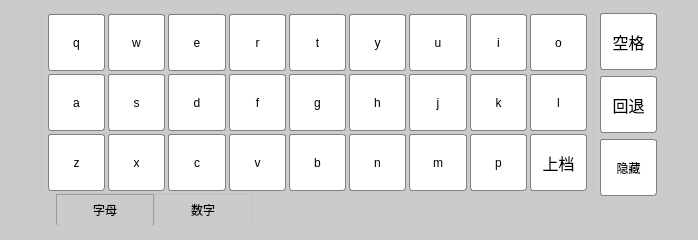
<?xml version="1.0" encoding="UTF-8"?>
<ui version="4.0">
 <class>DeVirtualKeyboradWidget</class>
 <widget class="QWidget" name="DeVirtualKeyboradWidget">
  <property name="geometry">
   <rect>
    <x>0</x>
    <y>0</y>
    <width>698</width>
    <height>240</height>
   </rect>
  </property>
  <property name="maximumSize">
   <size>
    <width>16777215</width>
    <height>16777215</height>
   </size>
  </property>
  <property name="windowTitle">
   <string>DeVirtualKeyboradWidget</string>
  </property>
  <property name="styleSheet">
   <string notr="true">background-color: rgb(203, 203, 203);
</string>
  </property>
  <layout class="QGridLayout" name="gridLayout_4">
   <property name="topMargin">
    <number>0</number>
   </property>
   <property name="bottomMargin">
    <number>0</number>
   </property>
   <item row="0" column="1">
    <spacer name="verticalSpacer_2">
     <property name="orientation">
      <enum>Qt::Vertical</enum>
     </property>
     <property name="sizeHint" stdset="0">
      <size>
       <width>20</width>
       <height>157</height>
      </size>
     </property>
    </spacer>
   </item>
   <item row="1" column="0">
    <spacer name="horizontalSpacer_2">
     <property name="orientation">
      <enum>Qt::Horizontal</enum>
     </property>
     <property name="sizeHint" stdset="0">
      <size>
       <width>155</width>
       <height>20</height>
      </size>
     </property>
    </spacer>
   </item>
   <item row="1" column="1" rowspan="2">
    <widget class="QWidget" name="widget" native="true">
     <property name="styleSheet">
      <string notr="true">QPushButton
{
background-color: rgb(255, 255, 255);
border:1px solid gray;
border-radius:3px;
min-width:55px;
min-height:55px;
font: 26pt &quot;黑体&quot;;
}

QPushButton::pressed
{
	background-color: rgb(85, 170, 255);
    border:2px solid gray;
    border-radius:3px;
}</string>
     </property>
     <layout class="QGridLayout" name="gridLayout_2">
      <property name="margin">
       <number>0</number>
      </property>
      <item row="0" column="0" rowspan="4">
       <widget class="QTabWidget" name="tabWidget">
        <property name="styleSheet">
         <string notr="true">QPushButton
{
background-color: rgb(255, 255, 255);
border:1px solid gray;
border-radius:3px;
min-width:55px;
min-height:55px;
font: 26pt &quot;宋体&quot;;
}


QPushButton::pressed
{
	background-color: rgb(85, 170, 255);
    border:2px solid gray;
    border-radius:3px;
}

 QTabWidget::pane { /* The tab widget frame */
     border: 1px solid #C2C7CB;
 }

 QTabWidget::tab-bar {
     left: 15px;
 }

 /* Style the tab using the tab sub-control. Note that
     it reads QTabBar _not_ QTabWidget */
 QTabBar::tab {
     background: qlineargradient(x1: 0, y1: 0, x2: 0, y2: 1,
                                 stop: 0 #E1E1E1, stop: 0.4 #DDDDDD,
                                 stop: 0.5 #D8D8D8, stop: 1.0 #D3D3D3);
     border: 1px solid #C4C4C3;
     border-bottom-color: #C2C7CB; /* same as the pane color */
     border-bottom-left-radius: 3px;
     border-bottom-right-radius: 3px;
     min-width: 80px;
     padding: 8px;
 }

 QTabBar::tab:selected, QTabBar::tab:hover {
     background: qlineargradient(x1: 0, y1: 0, x2: 0, y2: 1,
                                 stop: 0 #fafafa, stop: 0.4 #f4f4f4,
                                 stop: 0.5 #e7e7e7, stop: 1.0 #fafafa);
 }

 QTabBar::tab:selected {
     border-color: #9B9B9B;
     border-bottom-color: #C2C7CB; /* same as pane color */
 }
</string>
        </property>
        <property name="tabPosition">
         <enum>QTabWidget::South</enum>
        </property>
        <property name="tabShape">
         <enum>QTabWidget::Rounded</enum>
        </property>
        <property name="currentIndex">
         <number>0</number>
        </property>
        <property name="elideMode">
         <enum>Qt::ElideNone</enum>
        </property>
        <widget class="QWidget" name="tab">
         <attribute name="title">
          <string>字母</string>
         </attribute>
         <layout class="QGridLayout" name="gridLayout">
          <property name="leftMargin">
           <number>6</number>
          </property>
          <property name="topMargin">
           <number>0</number>
          </property>
          <property name="rightMargin">
           <number>6</number>
          </property>
          <property name="bottomMargin">
           <number>0</number>
          </property>
          <property name="spacing">
           <number>3</number>
          </property>
          <item row="0" column="0">
           <widget class="QPushButton" name="pushButton">
            <property name="text">
             <string>q</string>
            </property>
            <attribute name="buttonGroup">
             <string notr="true">charButtonGroup</string>
            </attribute>
           </widget>
          </item>
          <item row="0" column="1">
           <widget class="QPushButton" name="pushButton_2">
            <property name="text">
             <string>w</string>
            </property>
            <attribute name="buttonGroup">
             <string notr="true">charButtonGroup</string>
            </attribute>
           </widget>
          </item>
          <item row="0" column="2">
           <widget class="QPushButton" name="pushButton_3">
            <property name="text">
             <string>e</string>
            </property>
            <attribute name="buttonGroup">
             <string notr="true">charButtonGroup</string>
            </attribute>
           </widget>
          </item>
          <item row="0" column="3">
           <widget class="QPushButton" name="pushButton_4">
            <property name="text">
             <string>r</string>
            </property>
            <attribute name="buttonGroup">
             <string notr="true">charButtonGroup</string>
            </attribute>
           </widget>
          </item>
          <item row="0" column="4">
           <widget class="QPushButton" name="pushButton_5">
            <property name="text">
             <string>t</string>
            </property>
            <attribute name="buttonGroup">
             <string notr="true">charButtonGroup</string>
            </attribute>
           </widget>
          </item>
          <item row="0" column="5">
           <widget class="QPushButton" name="pushButton_6">
            <property name="text">
             <string>y</string>
            </property>
            <attribute name="buttonGroup">
             <string notr="true">charButtonGroup</string>
            </attribute>
           </widget>
          </item>
          <item row="0" column="6">
           <widget class="QPushButton" name="pushButton_7">
            <property name="text">
             <string>u</string>
            </property>
            <attribute name="buttonGroup">
             <string notr="true">charButtonGroup</string>
            </attribute>
           </widget>
          </item>
          <item row="0" column="7">
           <widget class="QPushButton" name="pushButton_8">
            <property name="text">
             <string>i</string>
            </property>
            <attribute name="buttonGroup">
             <string notr="true">charButtonGroup</string>
            </attribute>
           </widget>
          </item>
          <item row="0" column="8">
           <widget class="QPushButton" name="pushButton_9">
            <property name="text">
             <string>o</string>
            </property>
            <attribute name="buttonGroup">
             <string notr="true">charButtonGroup</string>
            </attribute>
           </widget>
          </item>
          <item row="1" column="0">
           <widget class="QPushButton" name="pushButton_11">
            <property name="text">
             <string>a</string>
            </property>
            <attribute name="buttonGroup">
             <string notr="true">charButtonGroup</string>
            </attribute>
           </widget>
          </item>
          <item row="1" column="1">
           <widget class="QPushButton" name="pushButton_12">
            <property name="text">
             <string>s</string>
            </property>
            <attribute name="buttonGroup">
             <string notr="true">charButtonGroup</string>
            </attribute>
           </widget>
          </item>
          <item row="1" column="2">
           <widget class="QPushButton" name="pushButton_13">
            <property name="text">
             <string>d</string>
            </property>
            <attribute name="buttonGroup">
             <string notr="true">charButtonGroup</string>
            </attribute>
           </widget>
          </item>
          <item row="1" column="3">
           <widget class="QPushButton" name="pushButton_14">
            <property name="text">
             <string>f</string>
            </property>
            <attribute name="buttonGroup">
             <string notr="true">charButtonGroup</string>
            </attribute>
           </widget>
          </item>
          <item row="1" column="4">
           <widget class="QPushButton" name="pushButton_29">
            <property name="text">
             <string>g</string>
            </property>
            <attribute name="buttonGroup">
             <string notr="true">charButtonGroup</string>
            </attribute>
           </widget>
          </item>
          <item row="1" column="5">
           <widget class="QPushButton" name="pushButton_30">
            <property name="text">
             <string>h</string>
            </property>
            <attribute name="buttonGroup">
             <string notr="true">charButtonGroup</string>
            </attribute>
           </widget>
          </item>
          <item row="1" column="6">
           <widget class="QPushButton" name="pushButton_31">
            <property name="text">
             <string>j</string>
            </property>
            <attribute name="buttonGroup">
             <string notr="true">charButtonGroup</string>
            </attribute>
           </widget>
          </item>
          <item row="1" column="7">
           <widget class="QPushButton" name="pushButton_32">
            <property name="text">
             <string>k</string>
            </property>
            <attribute name="buttonGroup">
             <string notr="true">charButtonGroup</string>
            </attribute>
           </widget>
          </item>
          <item row="1" column="8">
           <widget class="QPushButton" name="pushButton_33">
            <property name="text">
             <string>l</string>
            </property>
            <attribute name="buttonGroup">
             <string notr="true">charButtonGroup</string>
            </attribute>
           </widget>
          </item>
          <item row="2" column="0">
           <widget class="QPushButton" name="pushButton_34">
            <property name="text">
             <string>z</string>
            </property>
            <attribute name="buttonGroup">
             <string notr="true">charButtonGroup</string>
            </attribute>
           </widget>
          </item>
          <item row="2" column="1">
           <widget class="QPushButton" name="pushButton_35">
            <property name="text">
             <string>x</string>
            </property>
            <attribute name="buttonGroup">
             <string notr="true">charButtonGroup</string>
            </attribute>
           </widget>
          </item>
          <item row="2" column="2">
           <widget class="QPushButton" name="pushButton_36">
            <property name="text">
             <string>c</string>
            </property>
            <attribute name="buttonGroup">
             <string notr="true">charButtonGroup</string>
            </attribute>
           </widget>
          </item>
          <item row="2" column="3">
           <widget class="QPushButton" name="pushButton_37">
            <property name="text">
             <string>v</string>
            </property>
            <attribute name="buttonGroup">
             <string notr="true">charButtonGroup</string>
            </attribute>
           </widget>
          </item>
          <item row="2" column="4">
           <widget class="QPushButton" name="pushButton_38">
            <property name="text">
             <string>b</string>
            </property>
            <attribute name="buttonGroup">
             <string notr="true">charButtonGroup</string>
            </attribute>
           </widget>
          </item>
          <item row="2" column="5">
           <widget class="QPushButton" name="pushButton_39">
            <property name="text">
             <string>n</string>
            </property>
            <attribute name="buttonGroup">
             <string notr="true">charButtonGroup</string>
            </attribute>
           </widget>
          </item>
          <item row="2" column="6">
           <widget class="QPushButton" name="pushButton_40">
            <property name="text">
             <string>m</string>
            </property>
            <attribute name="buttonGroup">
             <string notr="true">charButtonGroup</string>
            </attribute>
           </widget>
          </item>
          <item row="2" column="7">
           <widget class="QPushButton" name="pushButton_10">
            <property name="text">
             <string>p</string>
            </property>
            <attribute name="buttonGroup">
             <string notr="true">charButtonGroup</string>
            </attribute>
           </widget>
          </item>
          <item row="2" column="8">
           <widget class="QPushButton" name="shiftBtn">
            <property name="font">
             <font>
              <family>Times New Roman</family>
              <pointsize>12</pointsize>
              <weight>9</weight>
              <italic>false</italic>
              <bold>false</bold>
             </font>
            </property>
            <property name="styleSheet">
             <string notr="true">font: 75 12pt &quot;Times New Roman&quot;;</string>
            </property>
            <property name="text">
             <string>上档</string>
            </property>
           </widget>
          </item>
         </layout>
        </widget>
        <widget class="QWidget" name="tab_2">
         <attribute name="title">
          <string>数字</string>
         </attribute>
         <layout class="QGridLayout" name="gridLayout_3">
          <property name="topMargin">
           <number>0</number>
          </property>
          <property name="bottomMargin">
           <number>0</number>
          </property>
          <property name="spacing">
           <number>3</number>
          </property>
          <item row="0" column="0">
           <widget class="QPushButton" name="pushButton_100">
            <property name="text">
             <string>1</string>
            </property>
            <attribute name="buttonGroup">
             <string notr="true">numButtonGroup</string>
            </attribute>
           </widget>
          </item>
          <item row="0" column="1">
           <widget class="QPushButton" name="pushButton_101">
            <property name="text">
             <string>2</string>
            </property>
            <attribute name="buttonGroup">
             <string notr="true">numButtonGroup</string>
            </attribute>
           </widget>
          </item>
          <item row="0" column="2">
           <widget class="QPushButton" name="pushButton_102">
            <property name="text">
             <string>3</string>
            </property>
            <attribute name="buttonGroup">
             <string notr="true">numButtonGroup</string>
            </attribute>
           </widget>
          </item>
          <item row="0" column="3">
           <widget class="QPushButton" name="pushButton_109">
            <property name="text">
             <string>0</string>
            </property>
            <attribute name="buttonGroup">
             <string notr="true">numButtonGroup</string>
            </attribute>
           </widget>
          </item>
          <item row="1" column="0">
           <widget class="QPushButton" name="pushButton_103">
            <property name="text">
             <string>4</string>
            </property>
            <attribute name="buttonGroup">
             <string notr="true">numButtonGroup</string>
            </attribute>
           </widget>
          </item>
          <item row="1" column="1">
           <widget class="QPushButton" name="pushButton_104">
            <property name="text">
             <string>5</string>
            </property>
            <attribute name="buttonGroup">
             <string notr="true">numButtonGroup</string>
            </attribute>
           </widget>
          </item>
          <item row="1" column="2">
           <widget class="QPushButton" name="pushButton_105">
            <property name="text">
             <string>6</string>
            </property>
            <attribute name="buttonGroup">
             <string notr="true">numButtonGroup</string>
            </attribute>
           </widget>
          </item>
          <item row="2" column="0">
           <widget class="QPushButton" name="pushButton_106">
            <property name="text">
             <string>7</string>
            </property>
            <attribute name="buttonGroup">
             <string notr="true">numButtonGroup</string>
            </attribute>
           </widget>
          </item>
          <item row="2" column="1">
           <widget class="QPushButton" name="pushButton_107">
            <property name="text">
             <string>8</string>
            </property>
            <attribute name="buttonGroup">
             <string notr="true">numButtonGroup</string>
            </attribute>
           </widget>
          </item>
          <item row="2" column="2">
           <widget class="QPushButton" name="pushButton_108">
            <property name="text">
             <string>9</string>
            </property>
            <attribute name="buttonGroup">
             <string notr="true">numButtonGroup</string>
            </attribute>
           </widget>
          </item>
          <item row="1" column="3">
           <widget class="QPushButton" name="pushButton_15">
            <property name="text">
             <string>.</string>
            </property>
            <attribute name="buttonGroup">
             <string notr="true">numButtonGroup</string>
            </attribute>
           </widget>
          </item>
         </layout>
        </widget>
       </widget>
      </item>
      <item row="0" column="1">
       <widget class="QPushButton" name="spaceBtn">
        <property name="font">
         <font>
          <family>新宋体</family>
          <pointsize>12</pointsize>
          <weight>50</weight>
          <italic>false</italic>
          <bold>false</bold>
         </font>
        </property>
        <property name="styleSheet">
         <string notr="true">font: 12pt &quot;新宋体&quot;;
</string>
        </property>
        <property name="text">
         <string>空格</string>
        </property>
       </widget>
      </item>
      <item row="1" column="1">
       <widget class="QPushButton" name="backBtn">
        <property name="font">
         <font>
          <family>新宋体</family>
          <pointsize>12</pointsize>
          <weight>50</weight>
          <italic>false</italic>
          <bold>false</bold>
         </font>
        </property>
        <property name="styleSheet">
         <string notr="true">font: 12pt &quot;新宋体&quot;;
</string>
        </property>
        <property name="text">
         <string>回退</string>
        </property>
       </widget>
      </item>
      <item row="3" column="1">
       <spacer name="verticalSpacer">
        <property name="orientation">
         <enum>Qt::Vertical</enum>
        </property>
        <property name="sizeHint" stdset="0">
         <size>
          <width>20</width>
          <height>40</height>
         </size>
        </property>
       </spacer>
      </item>
      <item row="2" column="1">
       <widget class="QPushButton" name="hideBtn">
        <property name="styleSheet">
         <string notr="true">font: 12pt &quot;新宋体&quot;;
</string>
        </property>
        <property name="text">
         <string>隐藏</string>
        </property>
       </widget>
      </item>
     </layout>
    </widget>
   </item>
   <item row="3" column="1">
    <spacer name="verticalSpacer_3">
     <property name="orientation">
      <enum>Qt::Vertical</enum>
     </property>
     <property name="sizeHint" stdset="0">
      <size>
       <width>20</width>
       <height>157</height>
      </size>
     </property>
    </spacer>
   </item>
   <item row="1" column="2">
    <spacer name="horizontalSpacer">
     <property name="orientation">
      <enum>Qt::Horizontal</enum>
     </property>
     <property name="sizeHint" stdset="0">
      <size>
       <width>155</width>
       <height>20</height>
      </size>
     </property>
    </spacer>
   </item>
  </layout>
 </widget>
 <layoutdefault spacing="6" margin="11"/>
 <resources/>
 <connections/>
 <buttongroups>
  <buttongroup name="numButtonGroup"/>
  <buttongroup name="charButtonGroup">
   <property name="exclusive">
    <bool>true</bool>
   </property>
  </buttongroup>
 </buttongroups>
</ui>
